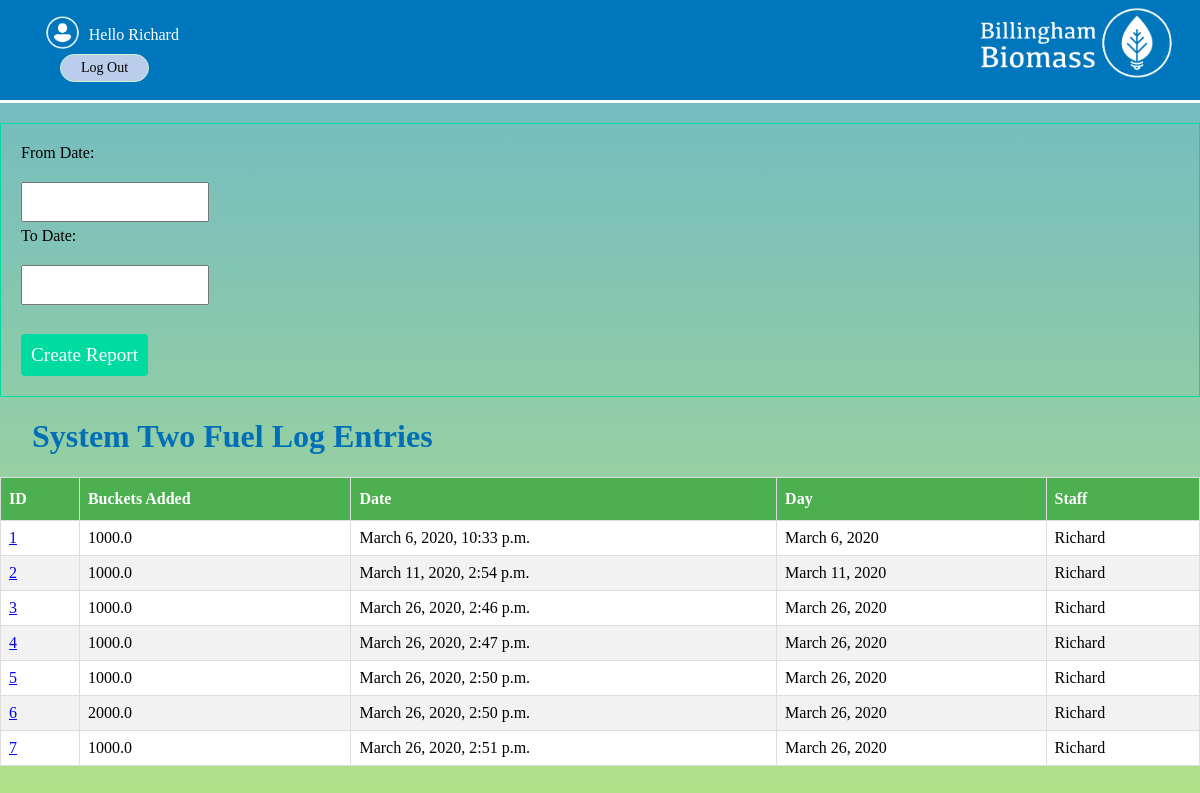
Page /reports/twofuellogreport (signed in) on the committed database.
### systems/models.py (models this page shows, shortened)
class FuelLogSystemTwoMod(models.Model):
    buckets_added = models.DecimalField(max_digits=1000,decimal_places=1)
    date = models.DateTimeField(auto_now_add = True)
    day = models.DateField(auto_now_add = True)
    staff = models.ForeignKey(User,on_delete=models.CASCADE)
    thumb = models.ImageField(blank=True,null=True)

### reports/views.py (the view)
# urls.py: path('twofuellogreport',views.systemTwoFuelLogReport, name='twofuellogreport'),
@login_required(login_url="/accounts/login/")
def systemTwoFuelLogReport(request):
    entriesFuel = FuelLogSystemTwoMod.objects.all().order_by('date')
    if request.method == 'POST':
        form = forms.ReportDateForm(request.POST)
        if form.is_valid():
            data = request.POST.copy()
            fromdate = data.get('fromdate')
            todate = data.get('todate')
            fromdate = fromdate.replace('/',' ')
            todate = todate.replace('/',' ')
            fromdate = datetime.strptime(fromdate,'%d %m %Y')
            todate = datetime.strptime(todate,'%d %m %Y')
            entriesFuel = FuelLogSystemTwoMod.objects.filter(day__gte=fromdate,day__lte=todate).order_by('date')
            return render(request,'reports/systemtwofuellogreport.html',{'form':form,'entriesFuel':entriesFuel})
    else:
        form = forms.ReportDateForm()
    return render(request,'reports/systemtwofuellogreport.html',{'form':form,'entriesFuel':entriesFuel})

### reports/forms.py
class ReportDateForm(forms.ModelForm):
    fromdate = forms.DateField(widget=forms.DateInput(format = '%d/%m/%Y'), input_formats=('%d/%m/%Y',))
    todate = forms.DateField(widget=forms.DateInput(format = '%d/%m/%Y'), input_formats=('%d/%m/%Y',))
    def __init__(self, *args, **kwargs):
       super(ReportDateForm, self).__init__(*args, **kwargs)
       self.fields['fromdate'].label = "From Date"
       self.fields['todate'].label = "To Date"
    class Meta:
        model = models.DatesMod
        fields = ['fromdate','todate']

### reports/templates/reports/systemtwofuellogreport.html (shortened to what this page needs)
{% extends 'base_layout.html' %}
{% block content %}
  <form class="site-form" action="{%url 'reports:twofuellogreport'%}" method="post">
      {{form}}
    <input type="submit" value="Create Report">
  </form>
<div class="fuelLog">
  <h1>System Two Fuel Log Entries</h1>
  <table>
    <thead>
    <th>ID</th>
    <th>Buckets Added</th>
    <th>Date</th>
    <th>Day</th>
    <th>Staff</th>
    </thead>
    <tbody>
  {% for entryFuel in entriesFuel %}
  <tr>
      <td><a href="{% url 'systems:idfuellogsystemtwo' id=entryFuel.id%}">{{entryFuel.id}}</a></td>
      <td>{{entryFuel.buckets_added}}</td>
      <td>{{entryFuel.date}}</td>
      <td>{{entryFuel.day}}</td>
      <td>{{entryFuel.staff}}</td>
      </tr>
    {% endfor %}
    </tbody>
</div>
{% endblock %}

### templates/base_layout.html (shortened to what this page needs)
{% load static from staticfiles %}
<!DOCTYPE html>
<html lang="en" dir="ltr">
  <head>
    <link rel="stylesheet" href="{% static 'styles.css'%}">
  </head>
  <body>
    <div class="head">
      <a href="{% url 'home' %}" ><img src="{% static 'Biomass.png' %}" class="logo" alt="Biomass-Logo" ></img></a>
    <nav class="navigation">
      <ul>
        {% if user.is_authenticated %}
        <li>
          <form class="logout-link" action="{% url 'accounts:logout' %}" method="post">
            <img class="loginimages" src="{%static 'User.png'%}" alt="user-img">
            Hello {{user}} <button type="submit"> Log Out </button>
          </form>
        </li>
        {% endif %}
      </ul>
    </nav>
</div>
    <div class="wrapper">
      {% block content %}
      {% endblock %}
    </div>
  </body>
</html>

### assets/styles.css (style rules this page uses)
* { font-family:"Kefa"; }
html { -webkit-tap-highlight-color:transparent; }
.head { background:rgb(0,118,188); height:100px; margin-top:-1em; border-bottom:3px solid white; }
.loginimages { height:2.5em; transform:translateY(30%); }
.monthly table , .fuelLog table { font-family: "Kefa"; border-collapse: collapse; width: 100%; background-color:white; }
.monthly td,th, .fuelLog td,th { border: 1px solid #ddd; padding: 8px; }
.monthly tr:nth-child(even), .fuelLog tr:nth-child(even) { background-color: #f2f2f2; }
.monthly th ,.fuelLog th { padding-top: 12px; padding-bottom: 12px; text-align: left; background-color: #4CAF50; color: white; }
@media only screen and (min-width: 751px) { .logo { position:block; z-index:2; float:right; top:0.5em; width:250px; height:auto; } }
@media only screen and (min-width: 751px) { .navigation li { position:block; z-index:1; float:left; list-style-type:none; bottom:3em; padding:0 2em 0 0; color:white; font-size:16px; } }
.navigation li button { border-radius:40px; color:white; padding: 5px 20px; text-align: center; text-decoration: none; display: block; font-size: 14px; margin: 10px 20px; transition-duration: 0.4s; cursor: pointer; }
.navigation li button { background-color:#bacdea; color: black; border: 1px solid #cff1d1; }
body { background:rgba(200,255,200,0.7) }
h1 { font-family: "Kefa"; color:#006fb7; margin-left:1em; }
.site-form { margin-top:20px; border: 1px solid #00dba0; padding:20px; }
.site-form input, .site-form textarea { display:block; margin: 20px 0 5px 0; padding: 10px; }
.site-form input[type="submit"] { background: #00dba0; border:0; margin:1.5em 0 0 0; color:#fff; font-size:1.2em; border-radius:4px; cursor:pointer; }
html { height: 100%; }
body { background-image: linear-gradient(rgba(0, 111, 183, 0.5), rgba(142, 195, 60, 0.5)); height: 100%; margin: 0; background-repeat: no-repeat; background-attachment: fixed; }

### rows in the picture
FuelLogSystemTwoMod: id "1", buckets_added "1000.0", date "March 6, 2020, 10:33 p.m.", day "March 6, 2020", staff "Richard"
FuelLogSystemTwoMod: id "2", buckets_added "1000.0", date "March 11, 2020, 2:54 p.m.", day "March 11, 2020", staff "Richard"
FuelLogSystemTwoMod: id "3", buckets_added "1000.0", date "March 26, 2020, 2:46 p.m.", day "March 26, 2020", staff "Richard"
FuelLogSystemTwoMod: id "4", buckets_added "1000.0", date "March 26, 2020, 2:47 p.m.", day "March 26, 2020", staff "Richard"
FuelLogSystemTwoMod: id "5", buckets_added "1000.0", date "March 26, 2020, 2:50 p.m.", day "March 26, 2020", staff "Richard"
FuelLogSystemTwoMod: id "6", buckets_added "2000.0", date "March 26, 2020, 2:50 p.m.", day "March 26, 2020", staff "Richard"
FuelLogSystemTwoMod: id "7", buckets_added "1000.0", date "March 26, 2020, 2:51 p.m.", day "March 26, 2020", staff "Richard"

### other values in the picture
{{ user }} "Richard"
